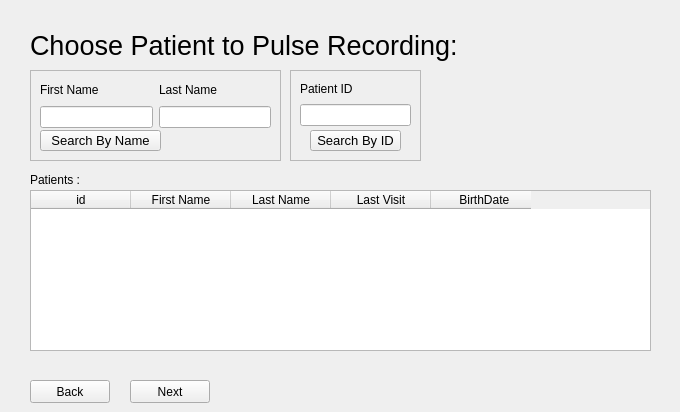
  <widget class="QWidget" name="PulseRecC9">
   <widget class="QPushButton" name="Next9">
    <property name="geometry">
     <rect>
      <x>130</x>
      <y>380</y>
      <width>80</width>
      <height>23</height>
     </rect>
    </property>
    <property name="text">
     <string>Next</string>
    </property>
   </widget>
   <widget class="QPushButton" name="Back9">
    <property name="geometry">
     <rect>
      <x>30</x>
      <y>380</y>
      <width>80</width>
      <height>23</height>
     </rect>
    </property>
    <property name="text">
     <string>Back</string>
    </property>
   </widget>
   <widget class="QLabel" name="Header9">
    <property name="geometry">
     <rect>
      <x>30</x>
      <y>20</y>
      <width>641</width>
      <height>51</height>
     </rect>
    </property>
    <property name="font">
     <font>
      <pointsize>20</pointsize>
     </font>
    </property>
    <property name="text">
     <string>Choose Patient to Pulse Recording:</string>
    </property>
   </widget>
   <widget class="QFrame" name="frame9">
    <property name="geometry">
     <rect>
      <x>30</x>
      <y>70</y>
      <width>251</width>
      <height>91</height>
     </rect>
    </property>
    <property name="styleSheet">
     <string notr="true">border-color: rgb(62, 61, 57);</string>
    </property>
    <property name="frameShape">
     <enum>QFrame::StyledPanel</enum>
    </property>
    <property name="frameShadow">
     <enum>QFrame::Raised</enum>
    </property>
    <widget class="QWidget" name="horizontalLayoutWidget_14">
     <property name="geometry">
      <rect>
       <x>10</x>
       <y>10</y>
       <width>231</width>
       <height>48</height>
      </rect>
     </property>
     <layout class="QHBoxLayout" name="Name_HL9">
      <item>
       <layout class="QVBoxLayout" name="First_Name_VL9">
        <item>
         <widget class="QLabel" name="FirstName7_2">
          <property name="text">
           <string>First Name</string>
          </property>
         </widget>
        </item>
        <item>
         <widget class="QLineEdit" name="FirstNameBox9"/>
        </item>
       </layout>
      </item>
      <item>
       <layout class="QVBoxLayout" name="Last_Name_VL9">
        <item>
         <widget class="QLabel" name="LastName7_2">
          <property name="text">
           <string>Last Name</string>
          </property>
         </widget>
        </item>
        <item>
         <widget class="QLineEdit" name="LastNameBox9"/>
        </item>
       </layout>
      </item>
     </layout>
    </widget>
    <widget class="QPushButton" name="SearchByName9">
     <property name="geometry">
      <rect>
       <x>10</x>
       <y>60</y>
       <width>121</width>
       <height>21</height>
      </rect>
     </property>
     <property name="font">
      <font>
       <pointsize>10</pointsize>
      </font>
     </property>
     <property name="text">
      <string>Search By Name</string>
     </property>
    </widget>
   </widget>
   <widget class="QFrame" name="frameId9">
    <property name="geometry">
     <rect>
      <x>290</x>
      <y>70</y>
      <width>131</width>
      <height>91</height>
     </rect>
    </property>
    <property name="frameShape">
     <enum>QFrame::StyledPanel</enum>
    </property>
    <property name="frameShadow">
     <enum>QFrame::Raised</enum>
    </property>
    <widget class="QWidget" name="layoutWidget_3">
     <property name="geometry">
      <rect>
       <x>10</x>
       <y>10</y>
       <width>111</width>
       <height>46</height>
      </rect>
     </property>
     <layout class="QVBoxLayout" name="Last_Name_VL7_4">
      <item>
       <widget class="QLabel" name="Patientid9">
        <property name="text">
         <string>Patient ID</string>
        </property>
       </widget>
      </item>
      <item>
       <widget class="QLineEdit" name="IdBox9"/>
      </item>
     </layout>
    </widget>
    <widget class="QPushButton" name="SearchById9">
     <property name="geometry">
      <rect>
       <x>20</x>
       <y>60</y>
       <width>91</width>
       <height>21</height>
      </rect>
     </property>
     <property name="font">
      <font>
       <pointsize>10</pointsize>
      </font>
     </property>
     <property name="text">
      <string>Search By ID</string>
     </property>
    </widget>
   </widget>
   <widget class="QTableWidget" name="tableWidget9">
    <property name="geometry">
     <rect>
      <x>30</x>
      <y>190</y>
      <width>621</width>
      <height>161</height>
     </rect>
    </property>
    <property name="sizeAdjustPolicy">
     <enum>QAbstractScrollArea::AdjustToContents</enum>
    </property>
    <column>
     <property name="text">
      <string>  id  </string>
     </property>
    </column>
    <column>
     <property name="text">
      <string>  First Name  </string>
     </property>
    </column>
    <column>
     <property name="text">
      <string>  Last Name  </string>
     </property>
    </column>
    <column>
     <property name="text">
      <string>  Last Visit  </string>
     </property>
    </column>
    <column>
     <property name="text">
      <string>  BirthDate</string>
     </property>
    </column>
   </widget>
   <widget class="QLabel" name="Patient7_2">
    <property name="geometry">
     <rect>
      <x>30</x>
      <y>170</y>
      <width>122</width>
      <height>20</height>
     </rect>
    </property>
    <property name="text">
     <string>Patients :</string>
    </property>
   </widget>
  </widget>
